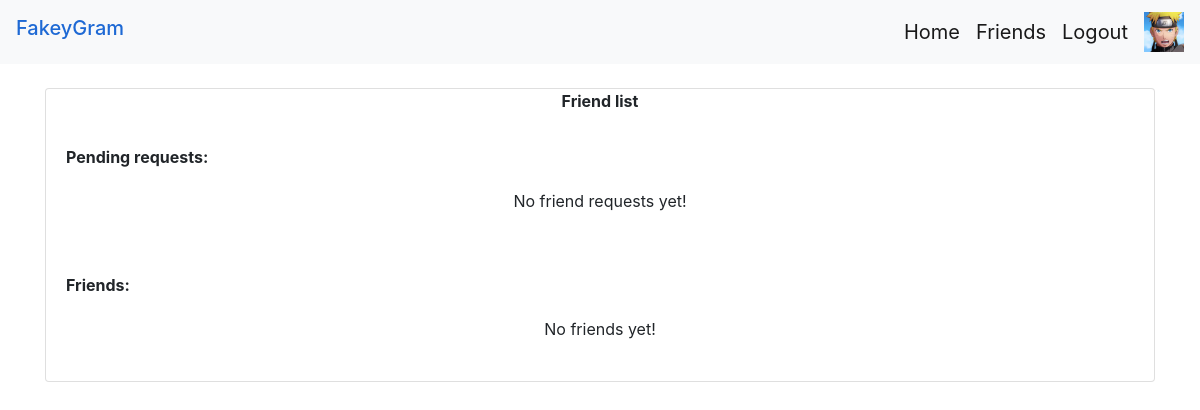
/friends.php (signed in), run on an earlier commit of the app's database.
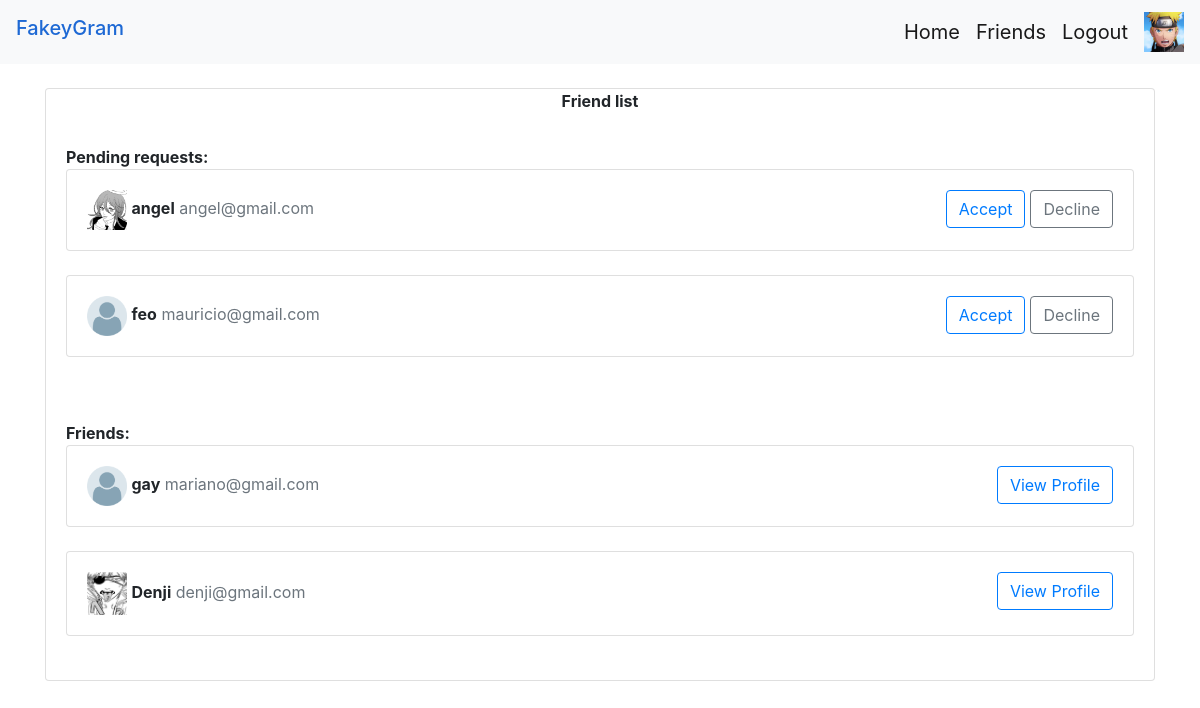
And on a later commit of the database.
### tables this page shows
CREATE TABLE `users` (
  `id` int(100) NOT NULL,
  `email` varchar(255) NOT NULL,
  `name` varchar(255) NOT NULL,
  `password` varchar(255) NOT NULL,
  `pfp` varchar(255) DEFAULT 'default.png',
  `status` varchar(255) DEFAULT 'NOT SET',
  `age` varchar(255) DEFAULT 'NOT SET'
);

CREATE TABLE `friendship` (
  `fromWho` varchar(255) NOT NULL,
  `toWho` varchar(255) NOT NULL,
  `fStatus` varchar(1) NOT NULL DEFAULT 'N'
);

### friends.php (the view, shortened to what this page needs)
<?php
    include('scripts/db.php');
    if(isset($_SESSION['email'])) {
        $email = $_SESSION['email'];
    } else {
      header('Location: ./index.php?message=Please login first');
    }
?>
<!DOCTYPE html>
<html>
    <head>
        <link rel="stylesheet" href="extra/css/snackbar.css">
        <link rel="stylesheet" href="https://stackpath.bootstrapcdn.com/bootstrap/4.5.2/css/bootstrap.min.css">
    </head>
    <body onLoad = "myFunction()">
        <nav class="navbar navbar-expand-lg navbar-light bg-light">
    <h4 style="color :#1e69d4;" class="navbar-brand">FakeyGram</h4>
    <div class="collapse navbar-collapse" id="navbarSupportedContent">
        <ul class="navbar-nav ml-auto">
        <li class="nav-item active">
            <a class="navbar-brand" href="./chats.php">Home </a>
        </li>
        <li class="nav-item active">
            <a class="navbar-brand" href="./friends.php">Friends</a>
        </li>
        <li class="nav-item">
            <a class="navbar-brand" href="./logout.php">Logout</a>
        </li>
        <?php
            $getUser = "SELECT * FROM users WHERE email = '$email'";
            $getUserStatus = mysqli_query($conn,$getUser) or die(mysqli_error($conn));
            $getUserRow = mysqli_fetch_assoc($getUserStatus);
        ?>
        <li class = "nav-item">
            <a href="profile.php?user=<?=$email?>">
            <img src="./pfp/<?=$getUserRow['pfp']?>" alt="Profile image" width = "40" class = "dropdown"/>
            </a>
        </li>
    </div>
    </nav>
    <div class="container mt-4">
         <div class="card">
            <div class="card-title text-center">
                <strong> Friend list</strong>
            </div>
            <div class="card-body">
                <strong> Pending requests: </strong>
                <?php
                    $user_id = $getUserRow['id'];
                    $getPending = "SELECT * FROM friendship WHERE toWho = '$user_id'";
                    $getPendingStatus = mysqli_query($conn,$getPending);
                    if(mysqli_num_rows($getPendingStatus) > 0){
                        while($getPendingRow = mysqli_fetch_assoc($getPendingStatus)){
                            if($getPendingRow['fStatus'] == 'P'){
                                $from_Who = $getPendingRow['fromWho'];
                                $getSender = "SELECT * FROM users WHERE id = '$from_Who'";
                                $getSenderStatus = mysqli_query($conn,$getSender) or die(mysqli_error($conn));
                                $getSenderRow = mysqli_fetch_assoc($getSenderStatus);
                ?>
                 <div class="card">
                    <div class="card-body">
                        <img src = "./pfp/<?=$getSenderRow['pfp']?>" alt = "pfp" width = "40"/>
                        <span><strong><?=$getSenderRow['name']?></strong></span> <span class="text-muted"><?=$getSenderRow['email'];?></span>
                        <a href="./scripts/declineFriend.php?friend=<?=$getSenderRow['email'];?>" class="btn btn-outline-secondary" style = "float:right">Decline</a></h6>
                        <a href="./scripts/acceptFriend.php?friend=<?=$getSenderRow['email'];?>" class="btn btn-outline-primary" style = "float:right;margin-right:5px;">Accept</a></h6>
                    </div>
                </div><br/>
                 <?php
                        }
                    }
                    }else{
                ?>
                <div class="card-body">
                        <div class="text-center"> No friend requests yet!</div>
                    </div>
                <?php
                        }
                ?>
            </div>
            <div class="card-body">
                <strong> Friends: </strong>
                     <?php
                    $user_id = $getUserRow['id'];
                    $getFriends = "SELECT * FROM friendship WHERE fStatus = 'F' AND (fromWho = '$user_id' OR toWho = '$user_id')";
                    $getFriendsStatus = mysqli_query($conn,$getFriends);
                    if(mysqli_num_rows($getFriendsStatus) > 0){
                        while($getFriendsRow = mysqli_fetch_assoc($getFriendsStatus)){
                            if($getFriendsRow['fromWho'] == $user_id){
                                 $friend_id = $getFriendsRow['toWho'];
                            }else{
                                 $friend_id = $getFriendsRow['fromWho'];
                             }
                            $getFriendId = "SELECT * FROM users WHERE id = '$friend_id'";
                            $getFriendIdStatus = mysqli_query($conn,$getFriendId);
                            $getFriendIdRow = mysqli_fetch_assoc($getFriendIdStatus);
                ?>
                <div class="card">
                    <div class="card-body">
                        <img src = "./pfp/<?=$getFriendIdRow['pfp']?>" alt = "pfp" width = "40"/>
                        <span><strong><?=$getFriendIdRow['name']?></strong></span> <span class="text-muted"><?=$getFriendIdRow['email'];?></span>
                        <a href="./profile.php?user=<?=$getFriendIdRow['email'];?>" class="btn btn-outline-primary" style = "float:right;">View Profile</a></h6>
                    </div>
                </div><br/>
                <?php
                    }
                }else{
                ?>
                <div class="card-body">
                        <div class="text-center"> No friends yet!</div>
                    </div>
            </div>
                <?php
                    }
                ?>
         </div>
    </div>
    </body>
</html>

What changed in the data, as far as the page shows it:
added friendship: users.pfp (picture), users.name "angel", users.email "angel@gmail.com", shown under "FakeyGram"
added friendship: users.pfp (placeholder picture), users.name "feo", users.email "mauricio@gmail.com", shown under "FakeyGram"
added friendship: users.pfp (placeholder picture), users.name "gay", users.email "mariano@gmail.com"
added friendship: users.pfp (picture), users.name "Denji", users.email "denji@gmail.com"
Also different on the page:
text no longer shown: "No friend requests yet! No friends yet!"
